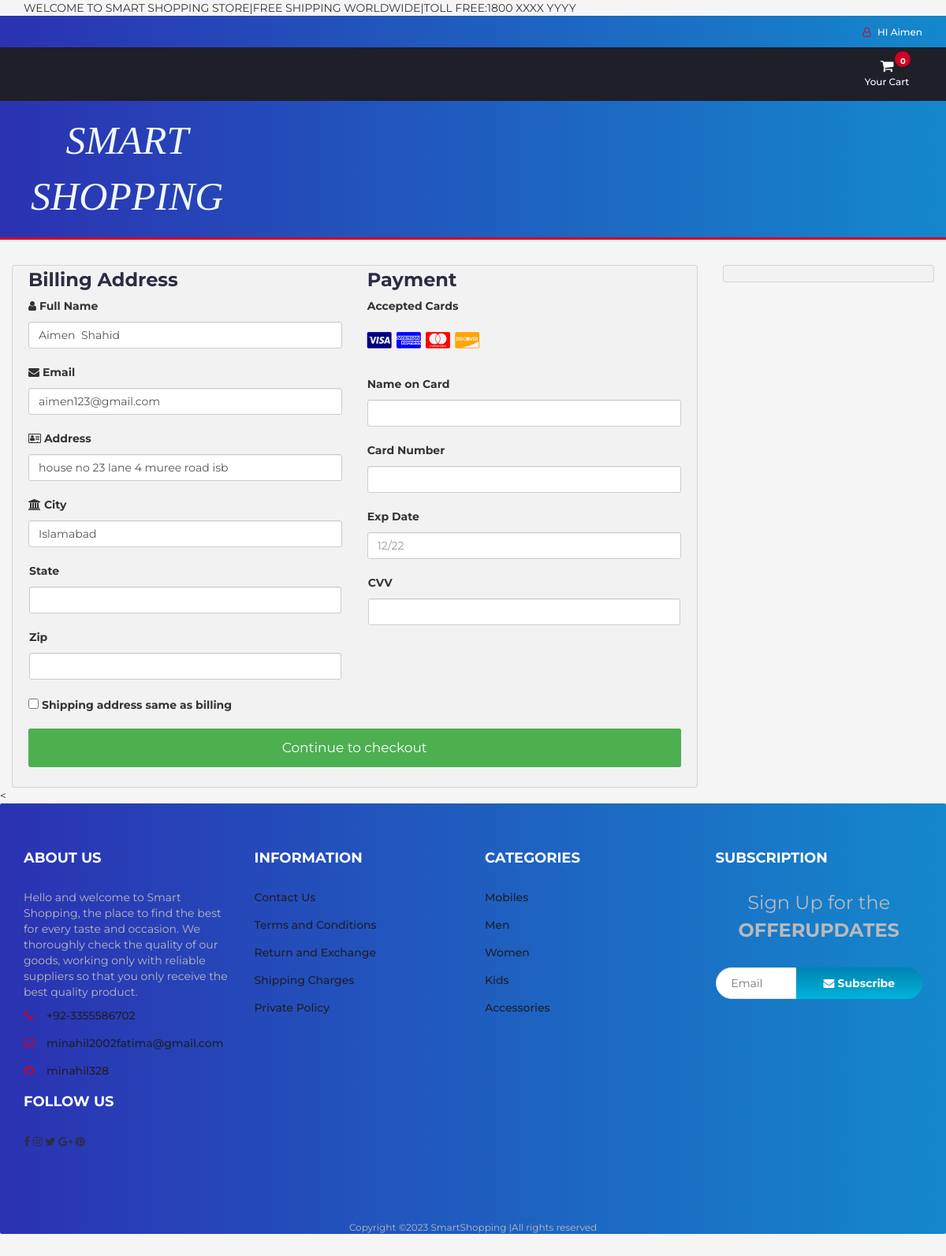
Page /checkout.php (signed in) on the committed database.
### tables this page shows
CREATE TABLE `user_info` (
  `user_id` int(10) NOT NULL,
  `first_name` varchar(100) NOT NULL,
  `last_name` varchar(100) NOT NULL,
  `email` varchar(300) NOT NULL,
  `password` varchar(300) NOT NULL,
  `mobile` varchar(10) NOT NULL,
  `address1` varchar(300) NOT NULL,
  `address2` varchar(11) NOT NULL
);

### checkout.php (the view, shortened to what this page needs)
<?php
include "db.php";
include "header.php";
?>
<section class="section">
	<div class="container-fluid">
		<div class="row-checkout">
		<?php
		if(isset($_SESSION["uid"])){
			$sql = "SELECT * FROM user_info WHERE user_id='$_SESSION[uid]'";
			$query = mysqli_query($con,$sql);
			$row=mysqli_fetch_array($query);
		echo'
			<div class="col-75">
				<div class="container-checkout">
				<form id="checkout_form" action="checkout_process.php" method="POST" class="was-validated">
					<div class="row-checkout">
					<div class="col-50">
						<h3>Billing Address</h3>
						<label for="fname"><i class="fa fa-user" ></i> Full Name</label>
						<input type="text" id="fname" class="form-control" name="firstname" pattern="^[a-zA-Z ]+$"  value="'.$row["first_name"].' '.$row["last_name"].'">
						<label for="email"><i class="fa fa-envelope"></i> Email</label>
						<input type="text" id="email" name="email" class="form-control" pattern="^[_a-z0-9-]+(\.[_a-z0-9-]+)*@[a-z0-9]+(\.[a-z]{2,4})$" value="'.$row["email"].'" required>
						<label for="adr"><i class="fa fa-address-card-o"></i> Address</label>
						<input type="text" id="adr" name="address" class="form-control" value="'.$row["address1"].'" required>
						<label for="city"><i class="fa fa-institution"></i> City</label>
						<input type="text" id="city" name="city" class="form-control" value="'.$row["address2"].'" pattern="^[a-zA-Z0-9 ]+$" required>
						<div class="row">
						<div class="col-50">
							<label for="state">State</label>
							<input type="text" id="state" name="state" class="form-control" pattern="^[a-zA-Z ]+$" required>
						</div>
						<div class="col-50">
							<label for="zip">Zip</label>
							<input type="text" id="zip" name="zip" class="form-control" pattern="^[0-9]{6}(?:-[0-9]{4})?$" required>
						</div>
						</div>
					</div>
					<div class="col-50">
						<h3>Payment</h3>
						<label for="fname">Accepted Cards</label>
						<div class="icon-container">
						<i class="fa fa-cc-visa" style="color:navy;"></i>
						<i class="fa fa-cc-amex" style="color:blue;"></i>
						<i class="fa fa-cc-mastercard" style="color:red;"></i>
						<i class="fa fa-cc-discover" style="color:orange;"></i>
						</div>
						<label for="cname">Name on Card</label>
						<input type="text" id="cname" name="cardname" class="form-control" pattern="^[a-zA-Z ]+$" required>
						<div class="form-group" >
                        <label for="cardNumber">Card Number</label>
                        <input type="text" class="form-control"  name="cardNumber" pattern="^4[0-9]{12}(?:[0-9]{3})?$" required>
                    </div>
						<label for="expdate">Exp Date</label>
						<input type="text" id="expdate" name="expdate" class="form-control" pattern="^((0[1-9])|(1[0-2]))\/(\d{2})$" placeholder="12/22"required>
						<div class="row">
						<div class="col-50">
							<div class="form-group ">
								<label for="cvv">CVV</label>
								<input type="text" class="form-control" name="cvv" pattern="^[0-9]{3,4}$" required>
						</div>
						</div>
					</div>
					</div>
					</div>
					<label><input type="CHECKBOX" name="q" class="roomselect" value="conform" required> Shipping address same as billing
					</label>';
					$total=0;
					$total_count=$_POST['total_count'];
				echo'
				<input type="hidden" name="total_count" value="'.$total_count.'">
					<input type="hidden" name="total_price" value="'.$total.'">
					<input type="submit" id="submit" value="Continue to checkout" class="checkout-btn">
					 </form>
				</div>
			</div>
			';
		}else{
			echo"<script>window.location.href = 'cart.php'</script>";
		}
		?>
			<div class="col-25">
				<div class="container-checkout">
				</div>
			</div>
		</div>
	</div>
<
<?php
include "footer.php";
?>

### header.php (shortened to what this page needs)
<!DOCTYPE html>
<html lang="en">
	<head>
		<link type="text/css" rel="stylesheet" href="css/bootstrap.min.css"/>
		<link type="text/css" rel="stylesheet" href="css/slick.css"/>
		<link type="text/css" rel="stylesheet" href="css/slick-theme.css"/>
		<link type="text/css" rel="stylesheet" href="css/nouislider.min.css"/>
		<link rel="stylesheet" href="css/font-awesome.min.css">
		<link type="text/css" rel="stylesheet" href="css/style.css"/>
		<link type="text/css" rel="stylesheet" href="css/accountbtn.css"/>
    </head>
	<body id="body">
		<header>
				<div class="container">
				<marquee direction="right"
        behavior="alternate"
        style="text-color:black;">
		WELCOME TO SMART SHOPPING STORE|FREE SHIPPING WORLDWIDE|TOLL FREE:1800 XXXX YYYY
    </marquee>
</div>
			<div id="top-header">
				<div class="container">
					<ul class="header-links pull-right">
						<li><?php
                             include "db.php";
                            if(isset($_SESSION["uid"])){
                                $sql = "SELECT first_name FROM user_info WHERE user_id='$_SESSION[uid]'";
                                $query = mysqli_query($con,$sql);
                                $row=mysqli_fetch_array($query);
                                echo '
                               <div class="dropdownn">
                                  <a href="#" class="dropdownn" data-toggle="modal" data-target="#myModal" ><i class="fa fa-user-o"></i> HI '.$row["first_name"].'</a>
                                  <div class="dropdownn-content">
                                    <a href="" data-toggle="modal" data-target="#profile"><i class="fa fa-user-circle" aria-hidden="true" ></i>My Profile</a>
                                    <a href="logout.php"  ><i class="fa fa-sign-in" aria-hidden="true"></i>Log out</a>
                                  </div>
                                </div>
								';
                            }
                                             ?>
                                </li>
					</ul>
				</div>
			</div>
			<div id="top-header1">
				<div class="container">
									<div class="header-ctn">
										<div class="dropdown">
											<a class="dropdown-toggle" data-toggle="dropdown" aria-expanded="true">
												<i class="fa fa-shopping-cart"></i>
												<span>Your Cart</span>
												<div class="badge qty">0</div>
											</a>
											</div>
									</div>
								</div>
						</div>
			<div id="header">
				<div class="container">
					<div class="row">
						<div class="col-md-3">
							<div class="header-logo">
								<a href="#" class="logo">
								<font style="font-style:italic; font-size: 50px;color: aliceblue;font-family: Fantasy">
                                   SMART SHOPPING
							</font>
								</a>
							</div>
						</div>
					</div>
				</div>
			</div>
		</header>
		<nav id='navigation'>
		</nav>

### css/style.css (style rules this page uses)
body { font-family: 'Montserrat', sans-serif; font-weight: 400; background: #136a8a; background: -webkit-linear-gradient(to right, #267871, #136a8a); background: linear-gradient(to right, #267871, #136a8a); }
h1, h2, h3, h4, h5, h6 { color: #2B2D42; font-weight: 700; margin: 0 0 10px; }
a { color: #2B2D42; font-weight: 500; -webkit-transition: 0.2s color; transition: 0.2s color; }
ul, ol { margin: 0; padding: 0; list-style: none }
.section { padding-top: 30px; padding-bottom: 30px; }
#top-header { padding-top: 10px; padding-bottom: 10px; background-color: #1E1F29; }
.header-links li { display: inline-block; margin-right: 15px; font-size: 12px; }
.header-links li:last-child { margin-right: 0px; }
.header-links li a { color: #FFF; }
.header-links li i { color: #D10024; margin-right: 5px; }
#header { padding-top: 15px; padding-bottom: 15px; background-image: linear-gradient(-135deg, #FF6CAB 0%, #F660BC 10%, #EC53CD 20%, #E045DE 30%, #D335EE 40%, #C323FF 50%, #B53AFF 60%, #A749FF 70%, #9854FF 80%, #865EFF 90%, #7366FF 100%); }
.header-logo { float: center; text-align: center; }
.header-ctn { float: right; padding: 15px 0px; }
.header-ctn>div { display: inline-block; }
.header-ctn>div>a { display: block; position: relative; width: 90px; text-align: center; color: #FFF; }
.header-ctn>div>a>i { display: block; font-size: 18px; }
.header-ctn>div>a>span { font-size: 12px; }
.header-ctn>div>a>.qty { position: absolute; right: 15px; top: -10px; width: 20px; height: 20px; line-height: 20px; text-align: center; border-radius: 50%; font-size: 10px; color: #FFF; background-color: #D10024; }
#navigation { background: #FFF; border-bottom: 2px solid #E4E7ED; border-top: 3px solid #D10024; }

### css/accountbtn.css (style rules this page uses)
.dropdownn { position: relative; display: inline-block; }

### header.php (style rules this page uses)
#body { background: whitesmoke ; }
#navigation { background: #1488CC; background: -webkit-linear-gradient(to right, #2B32B2, #1488CC); background: linear-gradient(to right, #2B32B2, #1488CC); }
#header { background: #1488CC; background: -webkit-linear-gradient(to right, #2B32B2, #1488CC); background: linear-gradient(to right, #2B32B2, #1488CC); }
#top-header { background: #1488CC; background: -webkit-linear-gradient(to right, #2B32B2, #1488CC); background: linear-gradient(to right, #2B32B2, #1488CC); }
#top-header1 { background-color: #1E1F29; }

### checkout.php (style rules this page uses)
.row-checkout { display: -ms-flexbox; display: flex; -ms-flex-wrap: wrap; flex-wrap: wrap; margin: 0 -16px; }
.col-25 { -ms-flex: 25%; flex: 25%; }
.col-50 { -ms-flex: 50%; flex: 50%; }
.col-75 { -ms-flex: 75%; flex: 75%; }
.col-25, .col-50, .col-75 { padding: 0 16px; }
.container-checkout { background-color: #f2f2f2; padding: 5px 20px 15px 20px; border: 1px solid lightgrey; border-radius: 3px; }
input[type=text] { width: 100%; margin-bottom: 20px; padding: 12px; border: 1px solid #ccc; border-radius: 3px; }
label { margin-bottom: 10px; display: block; }
.icon-container { margin-bottom: 20px; padding: 7px 0; font-size: 24px; }
.checkout-btn { background-color: #4CAF50; color: white; padding: 12px; margin: 10px 0; border: none; width: 100%; border-radius: 3px; cursor: pointer; font-size: 17px; }

### rows in the picture
user_info: first_name "Aimen", firstname "Aimen Shahid", email "aimen123@gmail.com", address "house no 23 lane 4 muree road isb", city "Islamabad"
